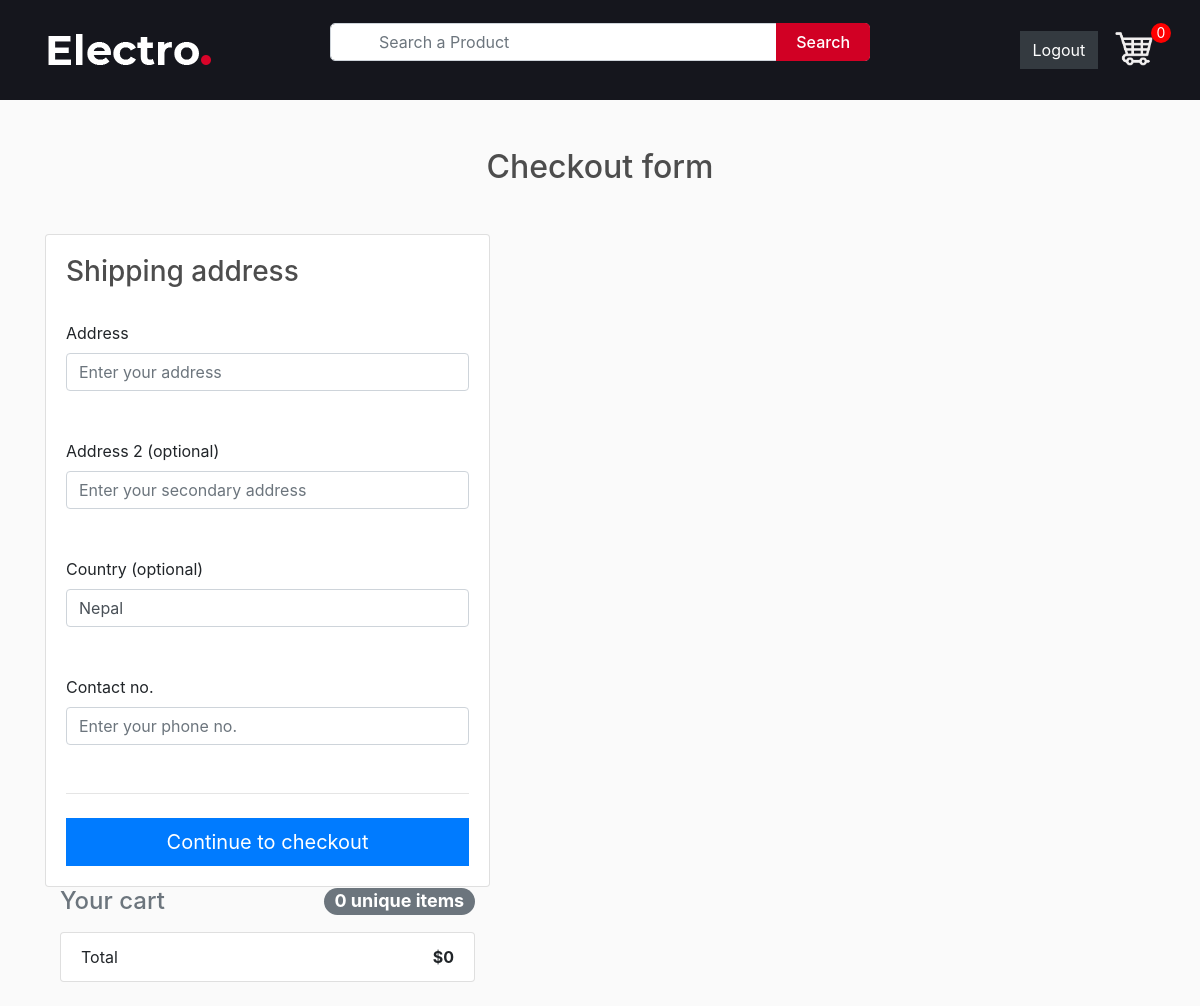
/checkout/ (signed in), run on an earlier commit of the app's database.
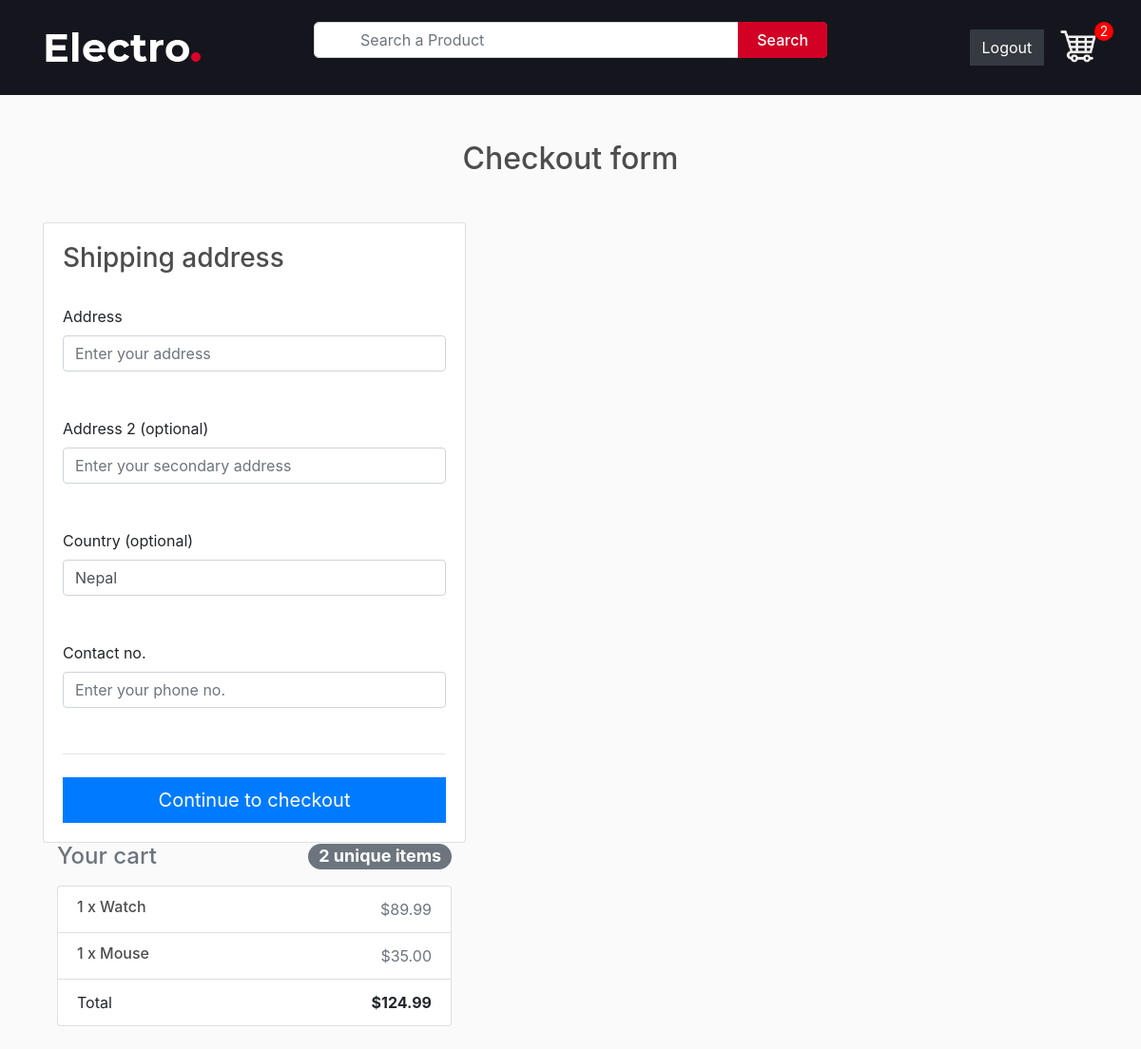
And on a later commit of the database.
### store/models.py (models this page shows, shortened)
class Order(models.Model):
    customer = models.ForeignKey(Customer, on_delete=models.CASCADE, blank=True, null=True)
    items = models.ManyToManyField(OrderItem)
    date_orderd = models.DateTimeField(auto_now_add=True)
    ordered = models.BooleanField(default=False, null=False, blank=False)
    being_delivered = models.BooleanField(default=False)
    transaction_id = models.CharField(max_length=200, null=True)
    total_price = models.FloatField(max_length=200, null=True) #added
    sphipping_address = models.ForeignKey('ShippingAddress', on_delete=models.SET_NULL, blank=True, null=True)
    def get_total(self):
        total = 0
        for order_items in self.items.all():
            total = total + order_items.get_total_item_price
        return total
    @property
    def get_cart_items(self):
        total = 0
        for order_item in self.items.all():
            total += order_item.quantity
        return total

class OrderItem(models.Model):
    customer = models.ForeignKey(Customer, on_delete=models.CASCADE, blank=True, null=True)
    product = models.ForeignKey(Product, on_delete=models.CASCADE, null=True)
    quantity = models.IntegerField(default=0, null=True, blank=True)
    ordered = models.BooleanField(default=False)
    @property
    def get_total_item_price(self):
        total = self.product.price * self.quantity
        return total

class Product(models.Model):
    name = models.CharField(max_length=200, null=True)
    price = models.DecimalField(max_digits=7, decimal_places=2)
    digital = models.BooleanField(default=False, null=True, blank=False)
    image = models.ImageField(null=True, blank=True)
    status = models.BooleanField(default=False, null=True, blank=False) #changed
    description = models.TextField(max_length=1000, null=True, blank=True) #added

### store/views.py (the view, shortened to what this page needs)
# urls.py: path('checkout/', CheckoutView.as_view(), name="checkout"),
class CheckoutView(LoginRequiredMixin, View):
    login_url = 'login'
    def get(self, *args, **kwargs):
        try:
            customer = get_object_or_404(Customer, user=self.request.user)
            order = Order.objects.get(customer=customer, ordered=False)
            form = CheckoutForm()
            context = {
                'form': form,
                'order': order
            }
            return render(self.request, 'store/checkout.html', context)
        except ObjectDoesNotExist:
            return redirect('checkout')

### store/forms.py
class CheckoutForm(forms.Form):
    street_address = forms.CharField()
    appartment_address = forms.CharField(required=False)
    country = forms.CharField()
    contact = forms.RegexField(regex=r'^[0-9]{5,10}$')
    def __init__(self, *args, **kwargs):
        super(CheckoutForm, self).__init__(*args, **kwargs)
        self.fields['country'].initial = 'Nepal'
        self.fields['street_address'].widget.attrs.update(
            {'class': 'form-control', 'placeholder': 'Enter your address'})
        self.fields['appartment_address'].widget.attrs.update(
            {'class': 'form-control', 'placeholder': 'Enter your secondary address'})
        self.fields['country'].widget.attrs.update(
            {'class': 'form-control', 'placeholder': 'Enter your country name'})
        self.fields['contact'].widget.attrs.update(
            {'class': 'form-control', 'placeholder': 'Enter your phone no.'})

### context_processors/context_processors.py (called while the page is built, shortened)
def total_cart_items(request):
    if request.user.is_authenticated:
        customer = request.user.customer
        order, created = Order.objects.get_or_create(customer = customer, ordered=False)
        cartItems = order.get_cart_items
    return {'totalCartItems':cartItems}

### store/templates/store/checkout.html (shortened to what this page needs)
{% extends 'store/header.html' %}
{% load static %}
{% load crispy_forms_tags %}
{% block content %}
  <main >
    <div class="container">
      <h2 class="my-5 h2 text-center">Checkout form</h2>
      <div class="row">
        <div class="col-md-5 mb-">
          <div class="card">
              <form method="POST" class="card-body">
              <h3>Shipping address</h3>
              <br>
              <div class='hideable_shipping_form'>
                <div class="md-form mb-5">
                  <label for="shipping_address" class="form-label">Address</label>
                  {{ form.street_address }}
                </div>
                <div class="md-form mb-5">
                  <label for="shipping_address2" class="form-label">Address 2 (optional)</label>
                  {{ form.appartment_address }}
                </div>
                <div class="md-form mb-5">
                  <label for="country" class="form-label">Country (optional)</label>
                  {{ form.country }}
                </div>
                <div class="md-form mb-5">
                  <label for="contact" class="form-label">Contact no.</label>
                  {{ form.contact }}
                </div>
              <hr class="mb-4">
              <button class="btn btn-primary btn-lg btn-block" type="submit">Continue to checkout</button>
            </form>
          </div>
        </div>
        <div >
          {% include "store/order_snippet.html" %}
        </div>
      </div>
    </div>
  </main>
{% endblock content %}

### store/templates/store/order_snippet.html
<div class="col-md-12 mb-4">
    <h4 class="d-flex justify-content-between align-items-center mb-3">
    <span class="text-muted">Your cart</span>
    <span class="badge badge-secondary badge-pill">{{ order.items.count }} unique items</span>
    </h4>
    <ul class="list-group mb-3 z-depth-1">
    {% for order_item in order.items.all %}
    <li class="list-group-item d-flex justify-content-between lh-condensed">
        <div>
        <h6 class="my-0">{{ order_item.quantity }} x {{ order_item.product.name}}</h6>
        </div>
        <span class="text-muted">${{ order_item.get_total_item_price }}</span>
    </li>
    {% endfor %}
    <li class="list-group-item d-flex justify-content-between">
        <span>Total</span>
        <strong>${{ order.get_total }}</strong>
    </li>
    </ul>
</div>

What changed in the data, as far as the page shows it:
computed for Order: items.count "0" → "2"; get_total "0" → "124.99"
added OrderItem: quantity "1", product.name "Watch", get_total_item_price "89.99"
added OrderItem: quantity "1", product.name "Mouse", get_total_item_price "35.00"
Also different on the page:
{{ totalCartItems }}: "0" → "2"
